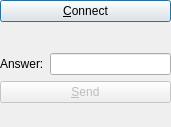
<?xml version="1.0" encoding="UTF-8"?>
<ui version="4.0">
 <class>Dialog</class>
 <widget class="QDialog" name="Dialog">
  <property name="geometry">
   <rect>
    <x>0</x>
    <y>0</y>
    <width>171</width>
    <height>127</height>
   </rect>
  </property>
  <property name="windowTitle">
   <string>Dialog</string>
  </property>
  <layout class="QVBoxLayout" name="verticalLayout">
   <property name="margin">
    <number>0</number>
   </property>
   <item>
    <widget class="QPushButton" name="connectButton">
     <property name="text">
      <string>&amp;Connect</string>
     </property>
    </widget>
   </item>
   <item>
    <widget class="QLabel" name="clueLabel">
     <property name="text">
      <string/>
     </property>
    </widget>
   </item>
   <item>
    <layout class="QFormLayout" name="formLayout">
     <item row="0" column="0">
      <widget class="QLabel" name="answerLabel">
       <property name="text">
        <string>Answer:</string>
       </property>
      </widget>
     </item>
     <item row="0" column="1">
      <widget class="QLineEdit" name="answerLineEdit">
       <property name="text">
        <string/>
       </property>
      </widget>
     </item>
    </layout>
   </item>
   <item>
    <widget class="QPushButton" name="sendButton">
     <property name="enabled">
      <bool>false</bool>
     </property>
     <property name="text">
      <string>&amp;Send</string>
     </property>
    </widget>
   </item>
   <item>
    <widget class="QLabel" name="inviteLabel">
     <property name="text">
      <string/>
     </property>
    </widget>
   </item>
  </layout>
 </widget>
 <layoutdefault spacing="6" margin="11"/>
 <resources/>
 <connections/>
</ui>
